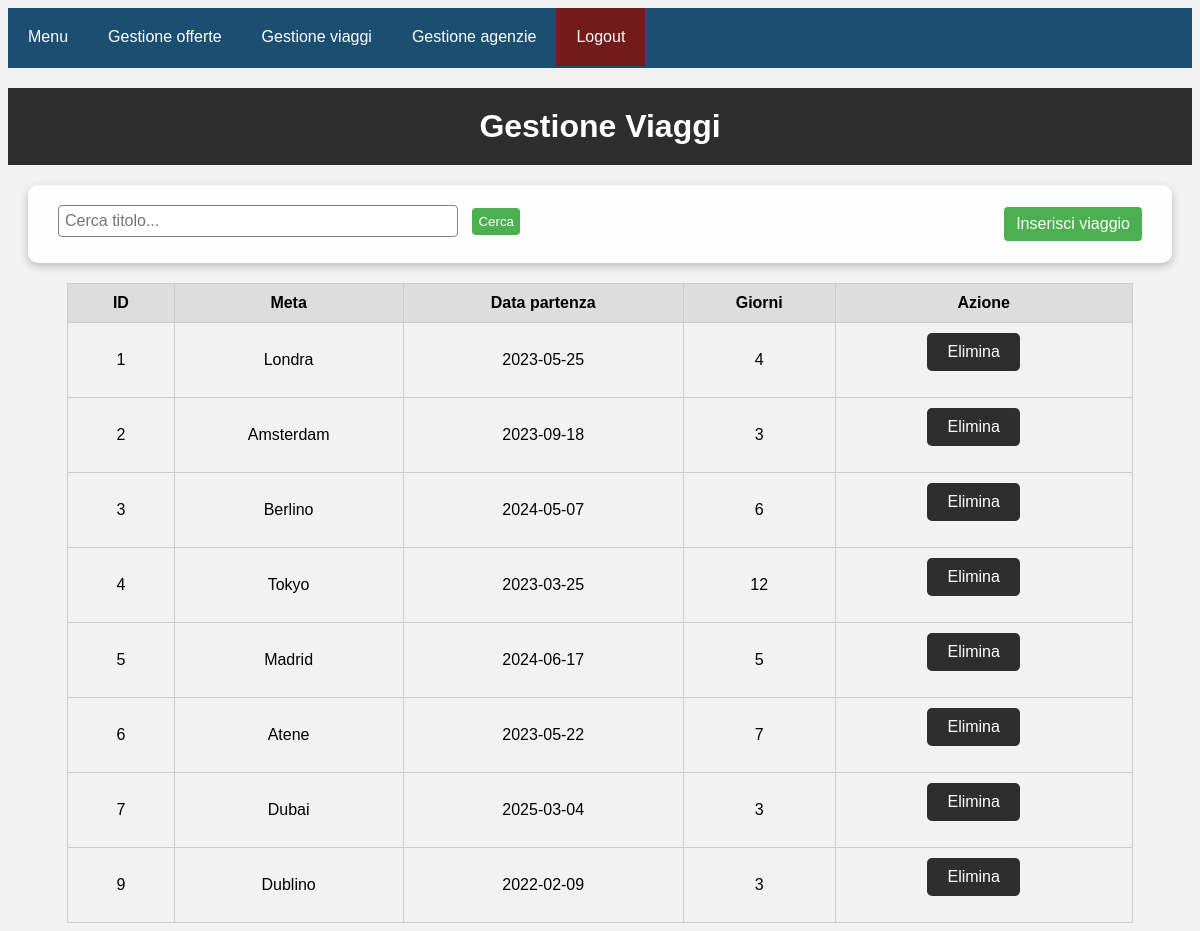
Screenshot of /gestione_viaggi.php (signed in) with the database file from the repository.
### tables this page shows
CREATE TABLE `viaggio` (
  `ID` int(11) NOT NULL,
  `Meta` varchar(50) NOT NULL,
  `Partenza` date NOT NULL,
  `Giorni` int(11) NOT NULL
);

### gestione_viaggi.php (the view, shortened to what this page needs)
<html>
<head>
  <link rel="stylesheet" href="Stylesheets/gestione_progetti.css">
</head>
<body>
  <div class="navbar">
  <div class="menu">
    <a href="menu.php">Menu</a>
    <a href="gestione_offerte.php">Gestione offerte</a>
    <a href="gestione_viaggi.php">Gestione viaggi</a>
    <a href="gestione_agenzie.php">Gestione agenzie</a>
  </div>
    <div class="logout">
      <a href="backend/logout.php">Logout</a>
    </div>
  </div>
  <div class="header">
    <h1>Gestione Viaggi</h1>
  </div>
  <nav>
    <div class="search-container">
      <form action="" method="POST">
        <?php
          $tit = "";
          echo "<input type='text' placeholder='Cerca titolo...' name='search' id='search' value='".$tit."'>";
        ?>
        <button type="submit">Cerca</button>
      </form>
    </div>
    <div class="add-project">
      <a href="inserisci_viaggio.php">Inserisci viaggio</a>
    </div>
  </nav>
  <div class="container">
    <table>
      <tr>
        <th class="td_id">ID</th>
        <th class="td_titolo">Meta</th>
        <th class="td_anno">Data partenza</th>
        <th class="td_classi">Giorni</th>
        <th class="td_azione">Azione</th>
      </tr>
      <?php
      require 'backend/dbconfig.php';
      $conn = mysqli_connect($host, $user, $pass, $dbname);
      if(isset($_POST['search'])){
        $tit = $_POST['search'];
        unset($_POST['search']);
        $sql = "SELECT * FROM `viaggio` WHERE meta LIKE '%$tit%'";
      }else{
        $sql = "SELECT * FROM `viaggio`";
      }
      $result = mysqli_query($conn, $sql);
      while ($row = mysqli_fetch_array($result)) {
      ?>
        <tr>
      <td class="td_id"><?php echo $row['ID']; ?></td>
      <td class="td_titolo"><?php echo $row['Meta']; ?></td>
      <td class="td_anno"><?php echo $row['Partenza']; ?></td>
      <td class="td_classi"><?php echo $row['Giorni']; ?></td>
      <td class="gestione td_azione">
        <div class="form-container-td">
          <form action="elimina_viaggio.php" method="post">
            <input type="submit" value="Elimina" class="delete-btn" onclick="return confirm('Sei sicuro di voler eliminare questo progetto?');">
          </form>
        </div>
      </td>
    </tr>
    <?php
    }
    ?>
    </table>
  </div>
</body>
</html>

### Stylesheets/gestione_progetti.css (style rules this page uses)
body { font-family: Arial, sans-serif; background-color: #F2F2F2; }
.header { background-color: #2E2E2E; color: #FFF; padding: 20px; text-align: center; }
.header h1 { font-size: 32px; margin: 0; }
.container { display: flex; flex-wrap: wrap; justify-content: center; align-items: center; }
.td_id { width: 10%; }
input[type="text"], input[type="password"] { padding: 10px; width: 100%; margin-top: 20px; margin-bottom: 20px; font-size: 16px; border-radius: 5px; border: 1px solid #CCC; }
input[type="submit"] { padding: 10px 20px; background-color: #2E2E2E; color: #FFF; border-radius: 5px; border: 0; font-size: 16px; cursor: pointer; }
.delete-btn { display: inline-block; padding: 12px 24px; border-radius: 5px; text-decoration: none; color: #fff; transition: all 0.3s ease; margin-right: 20px; background-color: #f44336; }
.form-container-td { display: inline-block; }
table { width: 90%; text-align: center; border-collapse: collapse; }
th, td { border: 1px solid #cccccc; padding: 10px; }
th { background-color: #dddddd; }
.gestione { text-align: center; vertical-align: middle; }
.navbar { overflow: hidden; background-color: #1b4f72; font-family: Arial, Helvetica, sans-serif; height: 60px; margin-bottom: 20px; justify-content: space-between; }
.navbar a { float: left; color: white; text-align: center; padding: 20px; text-decoration: none; }
.logout a { background-color: #721b1b; }
nav { background-color: #fefefe; overflow: hidden; display: flex; align-items: center; justify-content: space-between; border-radius: 10px; margin: 20px; box-shadow: rgba(0, 0, 0, 0.24) 0px 3px 8px; padding-left: 20px; padding-right: 20px; }
nav a { color: white; text-decoration: none; }
.search-container { display: flex; align-items: center; padding: 10px; margin-top: 10px; }
.search-container input[type=text] { padding: 6px; border-radius: 4px; margin-right: 10px; border: 1px solid gray; width: fit-content; margin: 0px; width: 400px; }
.search-container button[type=submit] { background-color: #4CAF50; color: white; padding: 6px; border-radius: 4px; border: none; cursor: pointer; margin-left: 10px; }
.add-project { padding: 10px; }
.add-project a { background-color: #4CAF50; color: white; padding: 8px 12px; border-radius: 4px; text-align: center; text-decoration: none; display: inline-block; cursor: pointer; }

### rows the page displays
viaggio: ID "1", Meta "Londra", Partenza "2023-05-25", Giorni "4"
viaggio: ID "2", Meta "Amsterdam", Partenza "2023-09-18", Giorni "3"
viaggio: ID "3", Meta "Berlino", Partenza "2024-05-07", Giorni "6"
viaggio: ID "4", Meta "Tokyo", Partenza "2023-03-25", Giorni "12"
viaggio: ID "5", Meta "Madrid", Partenza "2024-06-17", Giorni "5"
viaggio: ID "6", Meta "Atene", Partenza "2023-05-22", Giorni "7"
viaggio: ID "7", Meta "Dubai", Partenza "2025-03-04", Giorni "3"
viaggio: ID "9", Meta "Dublino", Partenza "2022-02-09", Giorni "3"
